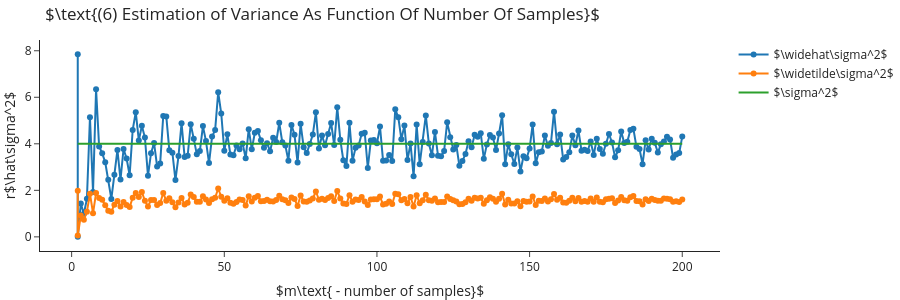

Here is the notebook cell this chart was saved with:
### Markdown cell above
### Estimating Variance of Distribution

### Code cell
estimated_sigmas = []
for m in ms:
    X = np.random.normal(mu, sigma, size=m)
    estimated_sigmas.append(X.var(ddof=1)) 
    

go.Figure([go.Scatter(x=ms, y=estimated_sigmas, mode='markers+lines', name=r'$\widehat\sigma^2$'),
           go.Scatter(x=ms, y=[sigma**2]*len(ms), mode='lines', name=r'$\sigma^2$')],
         layout=go.Layout(title=r"$\text{(6) Estimation of Variance As Function Of Number Of Samples}$", 
                          xaxis_title="$m\\text{ - number of samples}$", 
                          yaxis_title="r$\hat\sigma^2$",
                          height=300)).show()

### Figure 1 — Plotly figure (JSON) as saved in the notebook; plotly's stock layout.template omitted (floating-point values rounded to 4 significant figures; data arrays with more than 128 entries replaced by an {"elided": "..."} marker saying what was removed)
{"data": [{"mode": "markers+lines", "name": "$\\widehat\\sigma^2$", "type": "scatter", "x": {"elided": "200 int values"}, "y": {"elided": "200 float values"}}, {"mode": "markers+lines", "name": "$\\widetilde\\sigma^2$", "type": "scatter", "x": {"elided": "200 int values"}, "y": {"elided": "200 float values"}}, {"mode": "lines", "name": "$\\sigma^2$", "type": "scatter", "x": {"elided": "200 int values"}, "y": {"elided": "200 int values"}}], "layout": {"height": 300, "title": {"text": "$\\text{(6) Estimation of Variance As Function Of Number Of Samples}$"}, "xaxis": {"title": {"text": "$m\\text{ - number of samples}$"}}, "yaxis": {"title": {"text": "r$\\hat\\sigma^2$"}}}}
